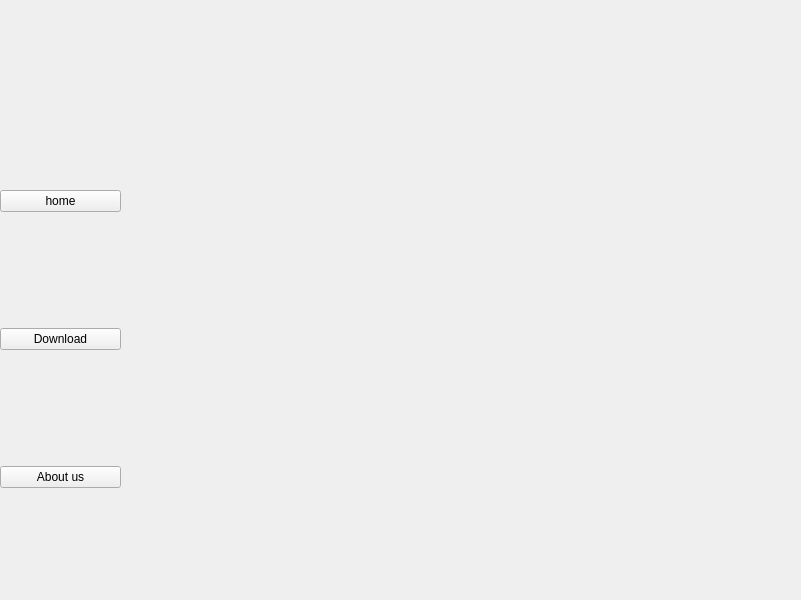
<?xml version="1.0" encoding="UTF-8"?>
<ui version="4.0">
 <class>MainWindow</class>
 <widget class="QMainWindow" name="MainWindow">
  <property name="geometry">
   <rect>
    <x>0</x>
    <y>0</y>
    <width>801</width>
    <height>600</height>
   </rect>
  </property>
  <property name="windowTitle">
   <string>MainWindow</string>
  </property>
  <widget class="QWidget" name="centralwidget">
   <widget class="QWidget" name="horizontalLayoutWidget">
    <property name="geometry">
     <rect>
      <x>220</x>
      <y>0</y>
      <width>389</width>
      <height>81</height>
     </rect>
    </property>
    <layout class="QHBoxLayout" name="horizontalLayout">
     <item>
      <widget class="QLabel" name="label_2">
       <property name="text">
        <string/>
       </property>
       <property name="pixmap">
        <pixmap>../../export/logo@3x.png</pixmap>
       </property>
      </widget>
     </item>
    </layout>
   </widget>
   <widget class="QWidget" name="verticalLayoutWidget">
    <property name="geometry">
     <rect>
      <x>299</x>
      <y>260</y>
      <width>501</width>
      <height>201</height>
     </rect>
    </property>
    <layout class="QVBoxLayout" name="verticalLayout"/>
   </widget>
   <widget class="QWidget" name="verticalLayoutWidget_2">
    <property name="geometry">
     <rect>
      <x>0</x>
      <y>80</y>
      <width>121</width>
      <height>521</height>
     </rect>
    </property>
    <layout class="QVBoxLayout" name="verticalLayout_2">
     <item>
      <widget class="QPushButton" name="pushButton_2">
       <property name="text">
        <string>home</string>
       </property>
      </widget>
     </item>
     <item>
      <widget class="QPushButton" name="pushButton_3">
       <property name="text">
        <string>Download</string>
       </property>
      </widget>
     </item>
     <item>
      <widget class="QPushButton" name="pushButton">
       <property name="text">
        <string>About us</string>
       </property>
      </widget>
     </item>
    </layout>
   </widget>
  </widget>
 </widget>
 <resources/>
 <connections/>
</ui>
